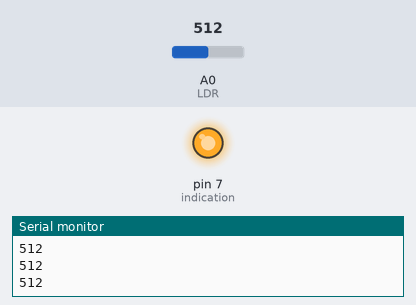
A sketch run on a simulated Arduino Uno, built with avr-gcc and run on an emulated ATmega328P. On the bench: output pins drawn as LEDs (lit = HIGH), the last lines printed to the serial monitor. Inputs (shaded band) come from the test bench; at power-on: A0 (LDR) = 512.

Above: at 1.2 s.
1.3 s: A0 (LDR) set to 688
2.8 s: A0 (LDR) set to 712
At 3.9 s:
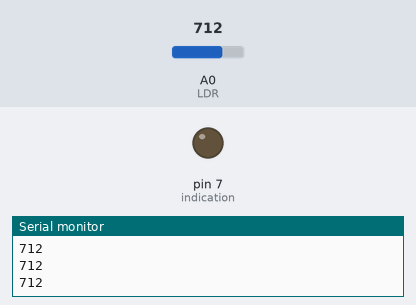
4.3 s: A0 (LDR) set to 690
At 5.3 s:
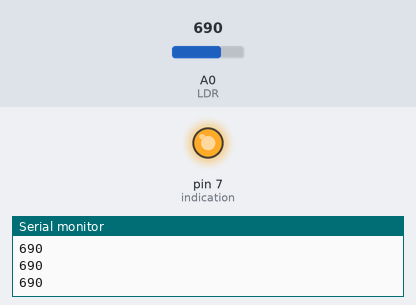
5.8 s: A0 (LDR) set to 710
At 6.8 s:
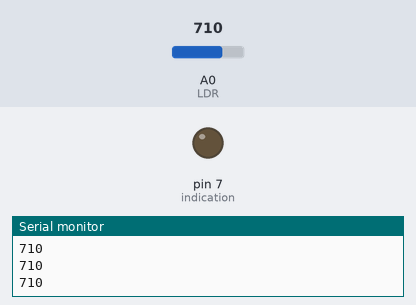
Timing chart, 0 to 8.3 s (numbered marks = the images above; inputs shaded):
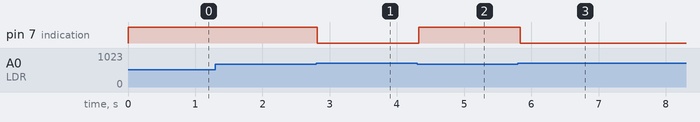

Measured:
- the behaviour switches between 699 and 700 on A0 (LDR) (found by bisection; images 0 and 1)
- after the input at 2.8 s, pin 7 (indication): HIGH → LOW at once
- after the input at 4.3 s, pin 7 (indication): LOW → HIGH at once
- after the input at 5.8 s, pin 7 (indication): HIGH → LOW at once

The sketch:

LDR.ino
```cpp
int LDR = A0; // select the input pin for LDR
int LDRValue = 0; // variable to store the input value
int indication = 7; //Pin that shows indication
void setup()
{
  Serial.begin(9600); //Begins the Serial Communication
  pinMode(LDR, INPUT); //Set A2 as Input Port for receiving LDR values
  pinMode(indication,OUTPUT);//Set the indication light to high
}

void loop()
{
  LDRValue = analogRead(LDR); // Reads the value from the sensor
  Serial.println(LDRValue); // Prints the value on serial monitor

  if (LDRValue < 700) //Tune this value according to surroundings.
  {
    digitalWrite(indication, HIGH); //Glow the light if sufficient light is not present
  }
  else
  {
    digitalWrite(indication, LOW);
  }
  delay(50); //Delay to stabilize

}
```
